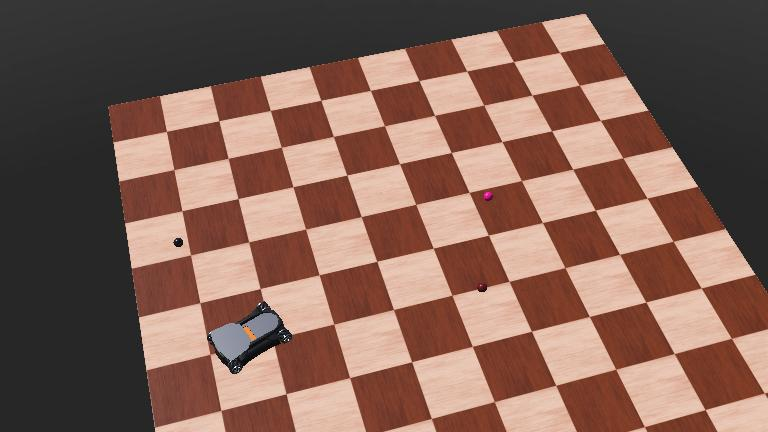
#> input picture Base_Part/worlds/.youbot.jpg, 768 x 432 px
$ python -i merge_base_camera.py   (imports and definitions only)
#> lines starting #> are read from the running program, lines starting #| are printed output that depends on the picture; after the words box and inside, x2 and y2 are one past the last pixel; in counts of white or black regions, pixels touching at a corner belong together
#> further down, picture is the input picture: shape (432, 768, 3); mean B, G, R 85.6, 97.3, 129.9
from controller import Robot
import math
import numpy as np
import cv2

# === Init Robot ===
# [1 line that did not run here, left out]
# [1 line that did not run here, left out]

# === Initialize Cameras ===
# [1 line that did not run here, left out]
# [1 line that did not run here, left out]
# [2 lines not run here, left out]

# [1 line that did not run here, left out]
# [1 line that did not run here, left out]
# [1 line that did not run here, left out]
# [1 line that did not run here, left out]
B = 0.1  # Baseline (distance between cameras)

# === Camera Utility ===
def get_camera_image(camera):
    img = camera.getImage()
    img_np = np.frombuffer(img, np.uint8).reshape((height, width, 4))
    return img_np[:, :, :3]

def detect_red_center(image):
    hsv = cv2.cvtColor(image, cv2.COLOR_BGR2HSV)
#> hsv: shape (432, 768, 3); mean H, S, V 8.5, 76.3, 130.1
    lower = np.array([0, 100, 100])
    upper = np.array([10, 255, 255])
    mask = cv2.inRange(hsv, lower, upper)
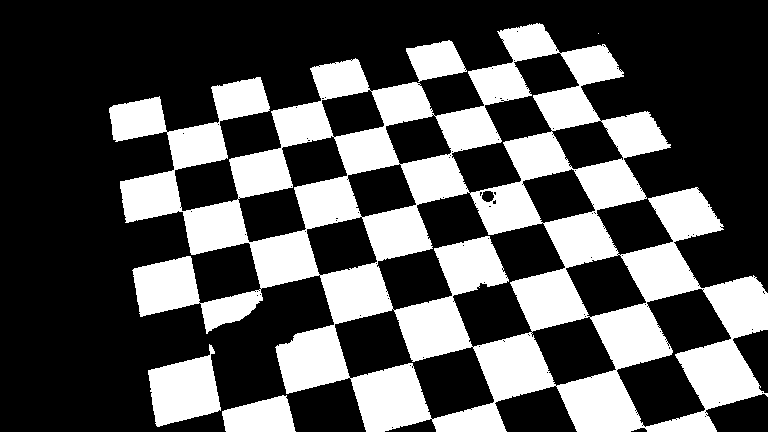
#> mask: shape (432, 768); 32.7% white; 5 white regions (1 under 20 px)
    contours, _ = cv2.findContours(mask, cv2.RETR_EXTERNAL, cv2.CHAIN_APPROX_SIMPLE)
#> contours = 5 contours, 1 with area under 20; largest, box (x1, y1, x2, y2) and area: (109, 23, 768, 432) 156344, (148, 344, 221, 427) 3670, (222, 395, 296, 432) 1936, (406, 40, 467, 82) 1559
    if contours:
        largest = max(contours, key=cv2.contourArea)
#> largest = contour of 1970 points, box (x1, y1, x2, y2) (109, 23, 768, 432), area 156344
        if cv2.contourArea(largest) > 300:
            x, y, w, h = cv2.boundingRect(largest)
#> x = 109; y = 23; w = 659; h = 409
            cx = x + w // 2
#> cx = 438
            cy = y + h // 2
#> cy = 227
            return (cx, cy)
    return None

# === PID Motion Setup ===
wheel_names = ["wheel1", "wheel2", "wheel3", "wheel4"]
wheels = []
# [5 lines not run here, left out]

WHEEL_RADIUS = 0.05
HALF_WHEELBASE_LENGTH = 0.235
HALF_WHEELBASE_WIDTH = 0.15
MAX_SPEED = 6.28

def compute_wheel_velocities(vx, vy, omega):
    l = HALF_WHEELBASE_LENGTH
    w = HALF_WHEELBASE_WIDTH
    r = WHEEL_RADIUS
    return [
        (vx + vy + (l + w) * omega) / r,  # front left
        (vx - vy - (l + w) * omega) / r,  # front right
        (vx - vy + (l + w) * omega) / r,  # rear left
        (vx + vy - (l + w) * omega) / r   # rear right
    ]

# === PID Controller Variables ===
Kp = 2.0
Ki = 0.01
Kd = 0.3
integral = [0.0, 0.0]
prev_error = [0.0, 0.0]

target_found = False
target_pos = None

# === Main Loop ===
# [51 lines not run here, left out]

>>> import cv2
>>> picture = cv2.imread('../../../../../Base_Part/worlds/.youbot.jpg')
>>> result = detect_red_center(picture)
#> result = (438, 227)
